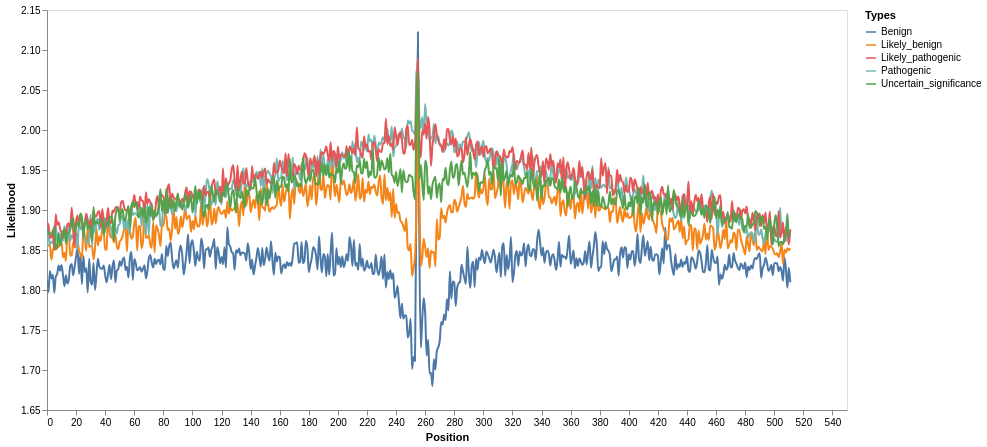

Here is the notebook cell this chart was saved with:
### Code cell
from dnallm.inference.plot import plot_line

# Load average scores if needed
# with open("average_scores.pkl", "rb") as f:
#     average_score = pickle.load(f)

# Plot line chart
chart = plot_line(average_score, width=400, height=400)
chart

### Figure 1 — Vega-Lite specification as saved in the notebook (floating-point values rounded to 4 significant figures; data arrays with more than 128 entries replaced by an {"elided": "..."} marker saying what was removed)
{"config": {"view": {"continuousWidth": 300, "continuousHeight": 300}, "axis": {"grid": false}}, "data": {"name": "data-8110adb33420b4ea401f9add7ae30cc0"}, "mark": {"type": "line", "interpolate": "monotone"}, "encoding": {"color": {"field": "type", "title": "Types", "type": "nominal"}, "tooltip": [{"field": "type", "type": "nominal"}, {"field": "position", "type": "quantitative"}, {"field": "score", "type": "quantitative"}], "x": {"field": "position", "title": "Position", "type": "quantitative"}, "y": {"field": "score", "scale": {"zero": false}, "title": "Likelihood", "type": "quantitative"}}, "height": 400, "params": [{"name": "param_1", "select": {"type": "interval", "encodings": ["x", "y"]}, "bind": "scales"}], "width": 800, "$schema": "https://vega.github.io/schema/vega-lite/v5.20.1.json", "datasets": {"data-8110adb33420b4ea401f9add7ae30cc0": {"elided": "2560 records"}}}
